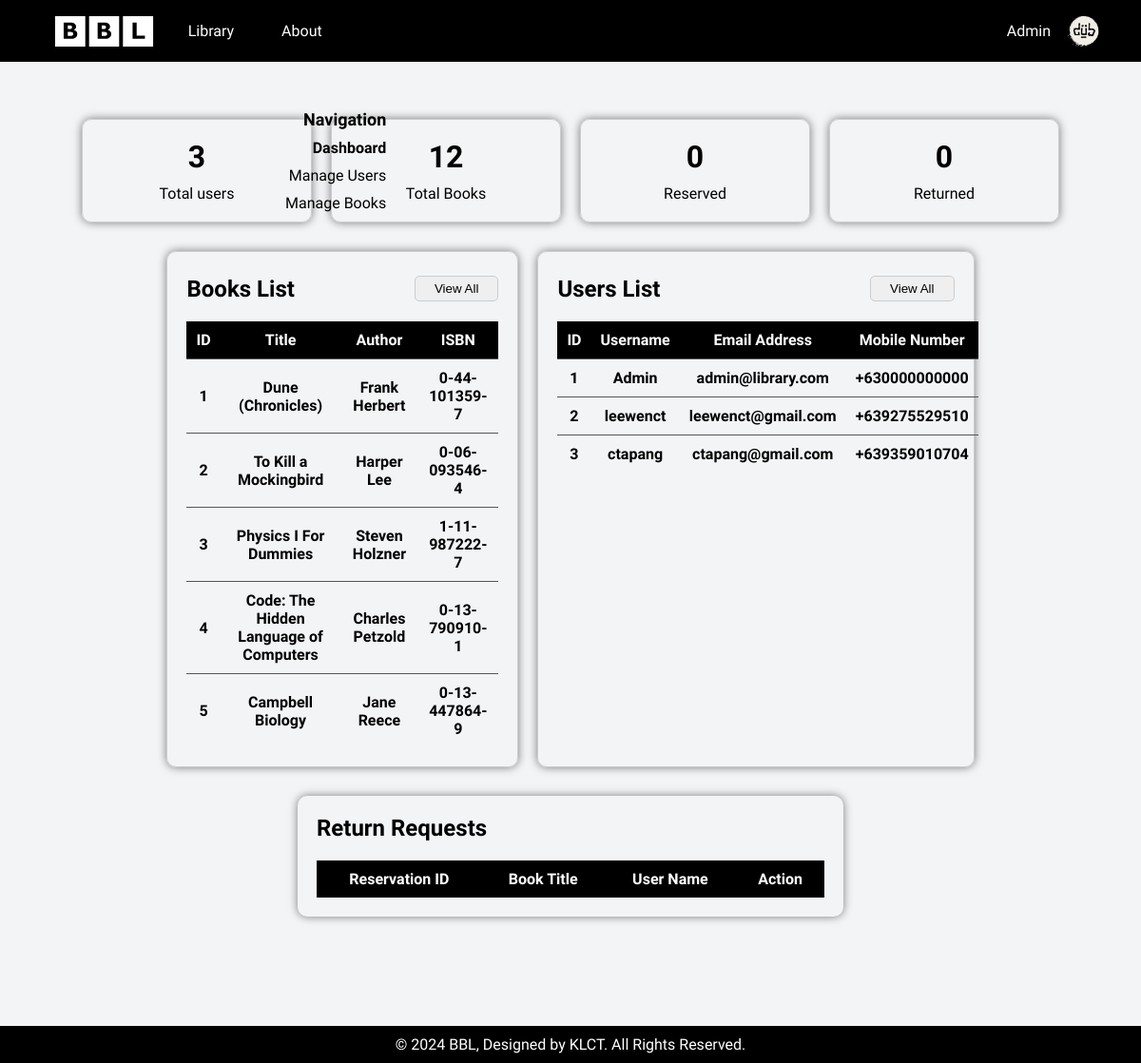
The page /php/dashboard.php (signed in) on the database its author committed.
### tables this page shows
CREATE TABLE `users` (
  `user_id` int(11) NOT NULL,
  `full_name` varchar(255) NOT NULL,
  `username` varchar(30) NOT NULL,
  `email` varchar(50) NOT NULL,
  `mobile_number` varchar(20) NOT NULL,
  `password` varchar(255) NOT NULL,
  `profile_pic` varchar(255) NOT NULL DEFAULT '../img/default.jpg',
  `last_online` datetime DEFAULT NULL,
  `creation_date` timestamp NOT NULL DEFAULT current_timestamp(),
  `role` enum('User','Staff','Admin') DEFAULT 'User'
);

CREATE TABLE `books` (
  `book_id` int(11) NOT NULL,
  `title` varchar(100) NOT NULL,
  `author` varchar(100) NOT NULL,
  `genre` varchar(50) NOT NULL,
  `category` varchar(50) NOT NULL,
  `publisher` varchar(100) NOT NULL,
  `publication_date` date NOT NULL,
  `description` text NOT NULL,
  `isbn` varchar(20) NOT NULL,
  `date_added` timestamp NOT NULL DEFAULT current_timestamp(),
  `last_modified` timestamp NOT NULL DEFAULT current_timestamp() ON UPDATE current_timestamp(),
  `status` enum('Available','Reserved','Not Available','Overdue') DEFAULT 'Available',
  `cover_dir` varchar(255) NOT NULL DEFAULT '../covers/default.jpg'
);

### php/ini.php (called while the page is built, shortened)
<?php
include ("connection.php");
if (isset($_SESSION['user'])) {
    $current_user = mysqli_real_escape_string($conn, $_SESSION['user']);
    $users_result = mysqli_query($conn, "SELECT * FROM users WHERE email='$current_user'");
    if ($users_result && mysqli_num_rows($users_result) > 0) {
        $row = mysqli_fetch_assoc($users_result);
    }else{
        session_unset();
        session_destroy();
        header('Location: library.php');
        exit();
    }
}

### php/dashboard.php (the view, shortened to what this page needs)
<?php
include('ini.php');
$users_query = "SELECT user_id, username, email, mobile_number FROM users LIMIT 5";
$users_results = mysqli_query($conn, $users_query);
$books_query = "SELECT book_id, title, author, isbn FROM books LIMIT 5";
$books_result = mysqli_query($conn, $books_query);
$total_users_query = "SELECT COUNT(*) AS total_users FROM users";
$total_users_result = mysqli_query($conn, $total_users_query);
$total_users_row = mysqli_fetch_assoc($total_users_result);
$total_users = intval($total_users_row['total_users']);
$total_books_query = "SELECT COUNT(*) AS total_books FROM books";
$total_books_result = mysqli_query($conn, $total_books_query);
$total_books_row = mysqli_fetch_assoc($total_books_result);
$total_books = intval($total_books_row['total_books']);
$total_reserved_query = "SELECT COUNT(*) AS total_reserved FROM reservations WHERE status = 'Reserved'";
$total_reserved_result = mysqli_query($conn, $total_reserved_query);
$total_reserved_row = mysqli_fetch_assoc($total_reserved_result);
$total_reserved = intval($total_reserved_row['total_reserved']);
$total_returned_query = "SELECT COUNT(*) AS total_returned FROM reservations WHERE status = 'Returned'";
$total_returned_result = mysqli_query($conn, $total_returned_query);
$total_returned_row = mysqli_fetch_assoc($total_returned_result);
$total_returned = intval($total_returned_row['total_returned']);
?>
<!DOCTYPE html>
<html>
<head>
    <link rel="stylesheet" href="../css/dashboard.css">
</head>
<body>
    <?php include('header.php'); ?>
    <div class="wrapper">
        <div class="nav-links">
            <span>Navigation</span>
            <nav style="display: flex;flex-direction: column;">
                <a href="dashboard.php"><b>Dashboard</b></a>
                <a href="users.php">Manage Users</a>
                <a href="admin.php">Manage Books</a>
            </nav>
        </div>
        <div class="dashboard">
            <div class="summary-cards">
                <div class="card">
                    <h3><?= htmlspecialchars($total_users) ?></h3>
                    <p>Total users</p>
                </div>
                <div class="card">
                    <h3><?= htmlspecialchars($total_books) ?></h3>
                    <p>Total Books</p>
                </div>
                <div class="card">
                    <h3><?= htmlspecialchars($total_reserved) ?></h3>
                    <p>Reserved</p>
                </div>
                <div class="card">
                    <h3><?= htmlspecialchars($total_returned) ?></h3>
                    <p>Returned</p>
                </div>
            </div>
            <div class="lists">
                <div class="book-list">
                    <h2>Books List
                        <button onclick = "window.location.href='admin.php'">View All</button>
                    </h2>
                    <table>
                        <thead>
                            <tr>
                                <th>ID</th>
                                <th>Title</th>
                                <th>Author</th>
                                <th>ISBN</th>
                            </tr>
                        </thead>
                        <tbody>
                            <?php while ($book = mysqli_fetch_assoc($books_result)): ?>
                            <tr>
                                <td><?= htmlspecialchars($book['book_id']) ?></td>
                                <td><?= htmlspecialchars($book['title']) ?></td>
                                <td><?= htmlspecialchars($book['author']) ?></td>
                                <td><?= htmlspecialchars($book['isbn']) ?></td>
                            </tr>
                            <?php endwhile; ?>
                        </tbody>
                    </table>
                </div>
                <div class="user-list">
                    <h2>Users List
                    <button onclick = "window.location.href='users.php'">View All</button>
                    </h2>
                    <table>
                        <thead>
                            <tr>
                                <th>ID</th>
                                <th>Username</th>
                                <th>Email Address</th>
                                <th>Mobile Number</th>
                            </tr>
                        </thead>
                        <tbody>
                            <?php while ($user = mysqli_fetch_assoc($users_results)): ?>
                            <tr>
                                <td><?= htmlspecialchars($user['user_id']) ?></td>
                                <td><?= htmlspecialchars($user['username']) ?></td>
                                <td><?= htmlspecialchars($user['email']) ?></td>
                                <td><?= htmlspecialchars($user['mobile_number']) ?></td>
                            </tr>
                            <?php endwhile; ?>
                        </tbody>
                    </table>
                </div>
            </div>
            <div class="return-requests">
                <h2>Return Requests</h2>
                <table>
                    <thead>
                        <tr>
                            <th>Reservation ID</th>
                            <th>Book Title</th>
                            <th>User Name</th>
                            <th>Action</th>
                        </tr>
                    </thead>
                </table>
            </div>
        </div>
    </div>
    <?php include('footer.php'); ?>
</body>
</html>

### php/header.php (shortened to what this page needs)
<?php
include ('ini.php');
?>
<link rel="stylesheet" href="../css/header.css">
<nav class="navbar">
    <div class="nav-left">
        <div class="logo">
            <a href="library.php"><img src="../img/logo.svg" alt="BBL" height="40"></a>
        </div>
        <ul class="nav-list">
            <li class="nav-item"><a href="library.php">Library</a></li>
            <li class="nav-item"><a href="about.php">About</a></li>
        </ul>
    </div>
    <div class="nav-right">
        <ul class="nav-list">
            <?php if (isset($_SESSION['user'])) { ?>
                <li class="nav-item"><span style="color: white; margin-right: 10px;"><?= $row['username'] ?></span></li>
                <li class="nav-item dropdown">
                    <div class="dropbtn profile-pic-header" tabindex="0"
                        style="background-image: url('<?= $row['profile_pic'] ?>');"></div>
                </li>
            <?php } else { ?>
                <li class="nav-item"><a href="register.php" style="margin-right: 10px;">Register</a></li>
                <li class="nav-item"><a href="login.php" class="login">Login</a></li>
            <?php } ?>
        </ul>
    </div>
</nav>

### css/dashboard.css (style rules this page uses)
body { margin: 0; font-family: 'Urbanist', sans-serif; color: black; background-color: #f3f4f6; }
.wrapper { min-height: 100vh; margin: 115px 300px; }
.dashboard { display: flex; flex-direction: column; justify-content: center; align-content: center; align-items: center; }
.summary-cards { display: flex; justify-content: space-around; margin-bottom: 20px; }
.card { border: 1px solid #ccc; padding: 20px; border-radius: 10px; text-align: center; width: 200px; box-shadow: 0 0 10px rgba(0, 0, 0, 0.5); margin: 10px; }
.card h3 { margin: 0; font-size: 2em; }
.card p { margin: 10px 0 0; }
.lists { display: flex; justify-content: space-between; margin-bottom: 20px; }
.user-list, .book-list { text-align: center; color: white; border: 1px solid #ccc; padding: 20px; border-radius: 10px; width: 48%; margin: 0px 10px; box-shadow: 0 0 10px rgba(0, 0, 0, 0.5); margin-bottom: 10px; }
.user-list h2, .book-list h2, .return-requests h2 { margin-top: 0; color: black; text-align: start; margin-top: 5px; }
button { float: right; border: none; padding: 10px 15px; border-radius: 5px; cursor: pointer; border: 1px solid #ccc; }
.user-list button { float: right; border: none; padding: 5px 20px; border-radius: 5px; cursor: pointer; border: 1px solid #ccc; }
.book-list button { float: right; border: none; padding: 5px 20px; border-radius: 5px; cursor: pointer; border: 1px solid #ccc; }
table { width: 100%; border-collapse: collapse; margin-top: 20px; text-align: center; }
thead { background-color: black; text-align: center; }
thead th { padding: 10px; text-align: center; }
tbody td { padding: 10px; border-top: 1px solid #555; color: black; font-size: 16px; font-weight: 600; }
.return-requests { text-align: center; color: white; padding: 20px; border-radius: 10px; box-shadow: 0 0 10px rgba(0, 0, 0, 0.5); width: 89%; }
.return-requests h2 { margin-top: 0; }
.nav-links nav a { text-decoration: none; color: black; margin-top: 10px; }
.nav-links { margin-right: 20px; font-weight: 500; font-size: 16px; text-align: end; position: absolute; }
.nav-links span { font-weight: bold; font-size: 18px; }

### css/header.css (style rules this page uses)
body { font-family: "Urbanist", sans-serif; }
.navbar { background-color: #000; padding: 10px 20px; position: fixed; top: 0; left: 0; right: 0; width: 100%; z-index: 1000; display: flex; justify-content: space-between; align-items: center; }
.nav-left { display: flex; align-items: center; margin-left: 3vw; }
.nav-list { list-style: none; margin: 0; padding: 0; display: flex; align-items: center; margin-right: 5vw; }
.nav-item { position: relative; }
.nav-item a { color: #fff; text-decoration: none; padding: 13px 25px; display: block; }
.logo { display: flex; align-items: center; margin-right: 10px; }
.logo img { display: block; height: 40px; }
.dropdown { position: relative; display: inline-block; }
.dropbtn { background-color: transparent; border: none; cursor: pointer; padding: 0; outline: none; }
.profile-pic-header { margin-left: 5px; width: 40px; height: 40px; border-radius: 50%; background-size: cover; background-repeat: no-repeat; background-position: center center; cursor: pointer; box-shadow: 0 0 15px rgba(0, 0, 0, 0.3); transition: transform 0.3s, box-shadow 0.4s, filter .6s; }

### rows shown on the page
users: username "Admin", profile_pic (placeholder picture), user_id "1", email "admin@library.com", mobile_number "+630000000000"
books: book_id "1", title "Dune (Chronicles)", author "Frank Herbert", isbn "0-44-101359-7"
books: book_id "2", title "To Kill a Mockingbird", author "Harper Lee", isbn "0-06-093546-4"
books: book_id "3", title "Physics I For Dummies", author "Steven Holzner", isbn "1-11-987222-7"
books: book_id "4", title "Code: The Hidden Language of Computers", author "Charles Petzold", isbn "0-13-790910-1"
books: book_id "5", title "Campbell Biology", author "Jane Reece", isbn "0-13-447864-9"
users: user_id "2", username "leewenct", email "leewenct@gmail.com", mobile_number "+639275529510"
users: user_id "3", username "ctapang", email "ctapang@gmail.com", mobile_number "+639359010704"

### other values the page prints
$total_users "3"
$total_books "12"
$total_reserved "0"
$total_returned "0"
